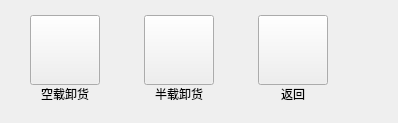
       <widget class="QWidget" name="controlLoadDiffCheckPage">
        <layout class="QHBoxLayout" name="horizontalLayout_23">
         <property name="spacing">
          <number>44</number>
         </property>
         <property name="leftMargin">
          <number>30</number>
         </property>
         <property name="topMargin">
          <number>15</number>
         </property>
         <property name="rightMargin">
          <number>30</number>
         </property>
         <property name="bottomMargin">
          <number>20</number>
         </property>
         <item>
          <layout class="QVBoxLayout" name="verticalLayout_54">
           <property name="spacing">
            <number>0</number>
           </property>
           <item>
            <widget class="QPushButton" name="emptyunLoadBtn">
             <property name="minimumSize">
              <size>
               <width>70</width>
               <height>70</height>
              </size>
             </property>
             <property name="maximumSize">
              <size>
               <width>70</width>
               <height>70</height>
              </size>
             </property>
             <property name="text">
              <string/>
             </property>
             <property name="autoRepeatDelay">
              <number>500</number>
             </property>
             <property name="autoRepeatInterval">
              <number>200</number>
             </property>
            </widget>
           </item>
           <item>
            <widget class="QLabel" name="emptyunLoadBtnLabel">
             <property name="text">
              <string>空载卸货</string>
             </property>
             <property name="alignment">
              <set>Qt::AlignCenter</set>
             </property>
            </widget>
           </item>
          </layout>
         </item>
         <item>
          <layout class="QVBoxLayout" name="verticalLayout_53">
           <property name="spacing">
            <number>0</number>
           </property>
           <item>
            <widget class="QPushButton" name="halfunLoadBtn">
             <property name="minimumSize">
              <size>
               <width>70</width>
               <height>70</height>
              </size>
             </property>
             <property name="maximumSize">
              <size>
               <width>70</width>
               <height>70</height>
              </size>
             </property>
             <property name="text">
              <string/>
             </property>
            </widget>
           </item>
           <item>
            <widget class="QLabel" name="halfunLoadBtnLabel">
             <property name="text">
              <string>半载卸货</string>
             </property>
             <property name="alignment">
              <set>Qt::AlignCenter</set>
             </property>
            </widget>
           </item>
          </layout>
         </item>
         <item>
          <layout class="QVBoxLayout" name="verticalLayout_55">
           <property name="spacing">
            <number>0</number>
           </property>
           <item>
            <widget class="QPushButton" name="fullBackBtn">
             <property name="minimumSize">
              <size>
               <width>70</width>
               <height>70</height>
              </size>
             </property>
             <property name="maximumSize">
              <size>
               <width>70</width>
               <height>70</height>
              </size>
             </property>
             <property name="text">
              <string/>
             </property>
             <property name="autoRepeatDelay">
              <number>500</number>
             </property>
             <property name="autoRepeatInterval">
              <number>200</number>
             </property>
            </widget>
           </item>
           <item>
            <widget class="QLabel" name="fullBackBtnLabel">
             <property name="text">
              <string>返回</string>
             </property>
             <property name="alignment">
              <set>Qt::AlignCenter</set>
             </property>
            </widget>
           </item>
          </layout>
         </item>
         <item>
          <spacer name="horizontalSpacer_16">
           <property name="orientation">
            <enum>Qt::Horizontal</enum>
           </property>
           <property name="sizeHint" stdset="0">
            <size>
             <width>40</width>
             <height>20</height>
            </size>
           </property>
          </spacer>
         </item>
        </layout>
       </widget>
